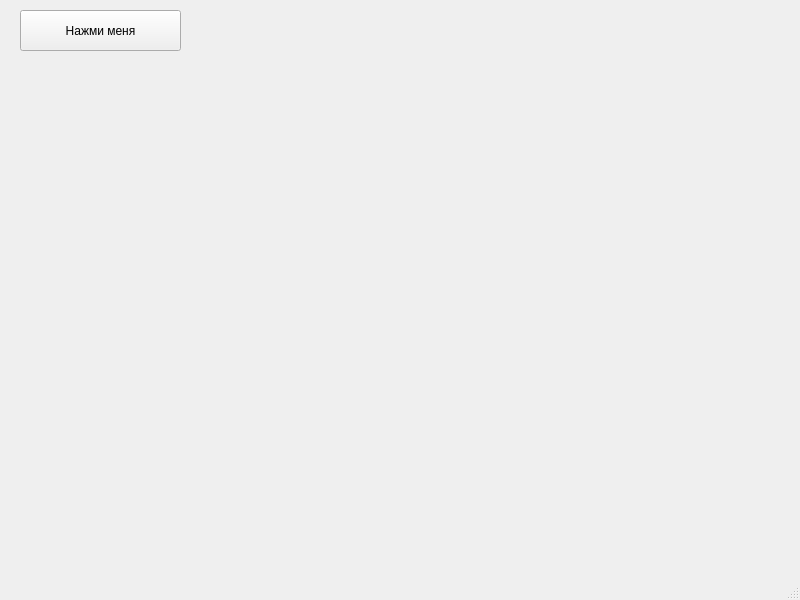
<?xml version="1.0" encoding="UTF-8"?>
<ui version="4.0">
 <class>MainWindow</class>
 <widget class="QMainWindow" name="MainWindow">
  <property name="geometry">
   <rect>
    <x>0</x>
    <y>0</y>
    <width>800</width>
    <height>600</height>
   </rect>
  </property>
  <property name="windowTitle">
   <string>MainWindow</string>
  </property>
  <widget class="QWidget" name="centralwidget">
   <widget class="QPushButton" name="pushButton">
    <property name="geometry">
     <rect>
      <x>20</x>
      <y>10</y>
      <width>161</width>
      <height>41</height>
     </rect>
    </property>
    <property name="text">
     <string>Нажми меня</string>
    </property>
   </widget>
  </widget>
  <widget class="QMenuBar" name="menubar">
   <property name="geometry">
    <rect>
     <x>0</x>
     <y>0</y>
     <width>800</width>
     <height>21</height>
    </rect>
   </property>
  </widget>
  <widget class="QStatusBar" name="statusbar"/>
 </widget>
 <resources/>
 <connections/>
</ui>
